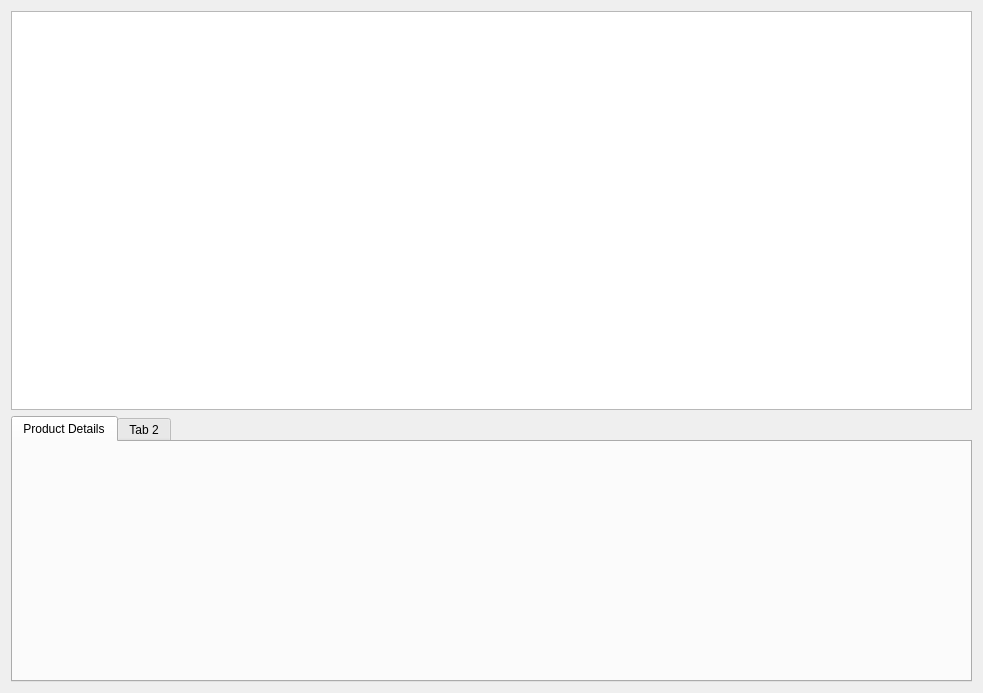
<?xml version="1.0" encoding="UTF-8"?>
<ui version="4.0">
 <class>sourceView</class>
 <widget class="QWidget" name="sourceView">
  <property name="geometry">
   <rect>
    <x>0</x>
    <y>0</y>
    <width>983</width>
    <height>693</height>
   </rect>
  </property>
  <property name="windowTitle">
   <string>Form</string>
  </property>
  <layout class="QVBoxLayout" name="verticalLayout">
   <item>
    <widget class="QTableView" name="table">
     <property name="sizePolicy">
      <sizepolicy hsizetype="Expanding" vsizetype="Expanding">
       <horstretch>0</horstretch>
       <verstretch>3</verstretch>
      </sizepolicy>
     </property>
    </widget>
   </item>
   <item>
    <widget class="QTabWidget" name="tabs">
     <property name="sizePolicy">
      <sizepolicy hsizetype="Expanding" vsizetype="Expanding">
       <horstretch>0</horstretch>
       <verstretch>2</verstretch>
      </sizepolicy>
     </property>
     <property name="currentIndex">
      <number>0</number>
     </property>
     <widget class="QWidget" name="detailTab">
      <attribute name="title">
       <string>Product Details</string>
      </attribute>
     </widget>
     <widget class="QWidget" name="tab_2">
      <attribute name="title">
       <string>Tab 2</string>
      </attribute>
     </widget>
    </widget>
   </item>
  </layout>
  <action name="actionImport_CSV">
   <property name="icon">
    <iconset>
     <normalon>148705-essential-collection/png/folder-14.png</normalon>
    </iconset>
   </property>
   <property name="text">
    <string>Import CSV...</string>
   </property>
   <property name="toolTip">
    <string>Import from CSV</string>
   </property>
  </action>
 </widget>
 <resources/>
 <connections/>
</ui>
